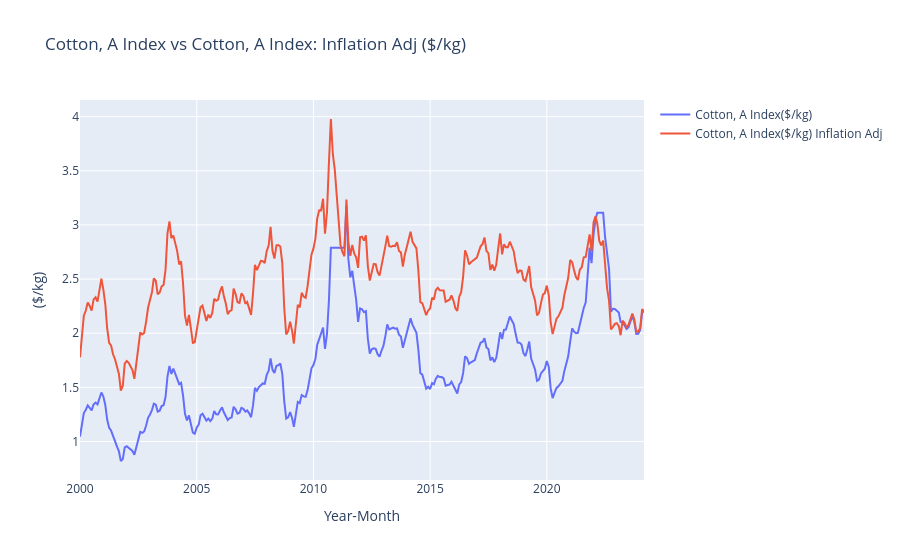

The notebook cell saved with this chart:
### Code cell
# Create the figure
cotton_fig = go.Figure(data = [cotton_px_trace, cotton_adj_px_trace], layout = layout)

# Plot the figure
cotton_fig.show()

### Figure 1 — Plotly figure (JSON) as saved in the notebook; plotly's stock layout.template omitted (floating-point values rounded to 4 significant figures; data arrays with more than 128 entries replaced by an {"elided": "..."} marker saying what was removed)
{"data": [{"mode": "lines", "name": "Cotton, A Index($/kg)", "type": "scatter", "x": {"elided": "291 str values"}, "y": {"elided": "291 float values"}}, {"mode": "lines", "name": "Cotton, A Index($/kg) Inflation Adj", "type": "scatter", "x": {"elided": "291 str values"}, "y": {"elided": "291 float values"}}], "layout": {"title": {"text": "Cotton, A Index vs Cotton, A Index: Inflation Adj ($/kg)"}, "xaxis": {"title": {"text": "Year-Month"}}, "yaxis": {"title": {"text": "($/kg)"}}}}
